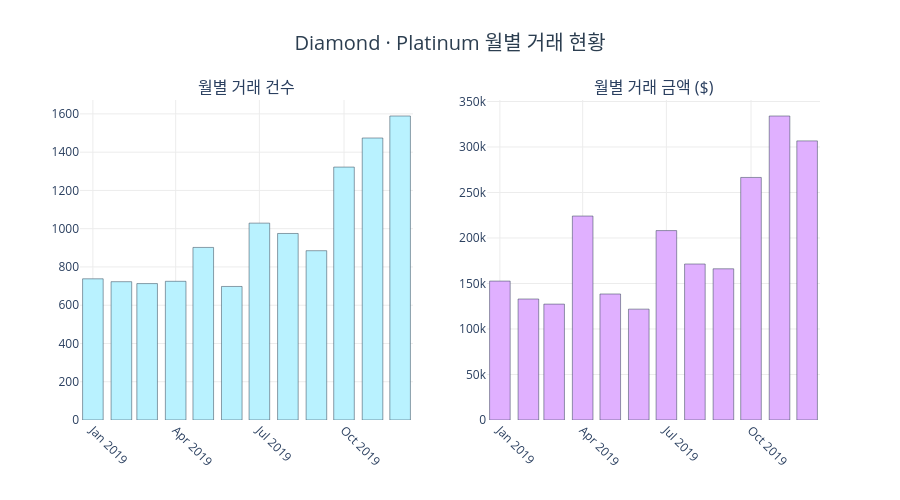

Notebook source saved alongside this figure:
### Code cell
fig = make_subplots(
    rows=1, cols=2,
    subplot_titles=['월별 거래 건수', '월별 거래 금액 ($)']
)

fig.add_trace(
    go.Bar(
        x=monthly_stats['월'],
        y=monthly_stats['거래건수'],
        marker=dict(color='#B9F2FF', line=dict(color='#2c3e50', width=0.5)),
        showlegend=False
    ),
    row=1, col=1
)
fig.add_trace(
    go.Bar(
        x=monthly_stats['월'],
        y=monthly_stats['거래금액'],
        marker=dict(color='#E0B0FF', line=dict(color='#2c3e50', width=0.5)),
        showlegend=False
    ),
    row=1, col=2
)

fig.update_layout(
    title=dict(
        text='Diamond · Platinum 월별 거래 현황',
        font=dict(size=20, color='#2c3e50'), x=0.5, xanchor='center'
    ),
    height=500,
    plot_bgcolor='white'
)
fig.update_xaxes(gridcolor='#ececec', tickangle=45)
fig.update_yaxes(gridcolor='#ececec')
fig.show()

### Figure 1 — Plotly figure (JSON) as saved in the notebook; plotly's stock layout.template omitted (floating-point values rounded to 4 significant figures)
{"data": [{"marker": {"color": "#B9F2FF", "line": {"color": "#2c3e50", "width": 0.5}}, "showlegend": false, "type": "bar", "x": ["2019-01", "2019-02", "2019-03", "2019-04", "2019-05", "2019-06", "2019-07", "2019-08", "2019-09", "2019-10", "2019-11", "2019-12"], "xaxis": "x", "y": [738, 723, 713, 725, 902, 698, 1029, 975, 885, 1322, 1474, 1589], "yaxis": "y"}, {"marker": {"color": "#E0B0FF", "line": {"color": "#2c3e50", "width": 0.5}}, "showlegend": false, "type": "bar", "x": ["2019-01", "2019-02", "2019-03", "2019-04", "2019-05", "2019-06", "2019-07", "2019-08", "2019-09", "2019-10", "2019-11", "2019-12"], "xaxis": "x2", "y": [152600.0, 133000.0, 127300.0, 224100.0, 138500.0, 121800.0, 208100.0, 171400.0, 166200.0, 266500.0, 334000.0, 306700.0], "yaxis": "y2"}], "layout": {"annotations": [{"font": {"size": 16}, "showarrow": false, "text": "월별 거래 건수", "x": 0.225, "xanchor": "center", "xref": "paper", "y": 1, "yanchor": "bottom", "yref": "paper"}, {"font": {"size": 16}, "showarrow": false, "text": "월별 거래 금액 ($)", "x": 0.775, "xanchor": "center", "xref": "paper", "y": 1, "yanchor": "bottom", "yref": "paper"}], "height": 500, "plot_bgcolor": "white", "title": {"font": {"color": "#2c3e50", "size": 20}, "text": "Diamond · Platinum 월별 거래 현황", "x": 0.5, "xanchor": "center"}, "xaxis": {"anchor": "y", "domain": [0, 0.45], "gridcolor": "#ececec", "tickangle": 45}, "xaxis2": {"anchor": "y2", "domain": [0.55, 1], "gridcolor": "#ececec", "tickangle": 45}, "yaxis": {"anchor": "x", "domain": [0, 1], "gridcolor": "#ececec"}, "yaxis2": {"anchor": "x2", "domain": [0, 1], "gridcolor": "#ececec"}}}
